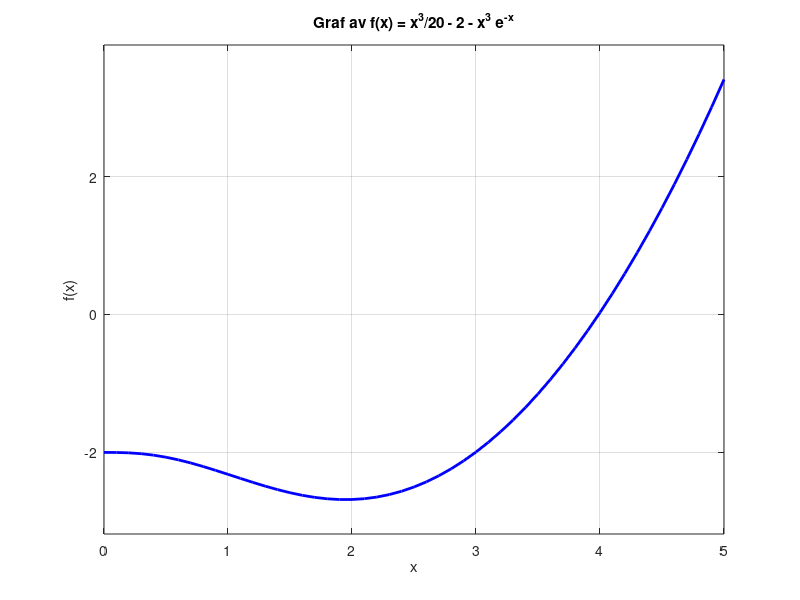

Recreate this plot in MATLAB.

% Välj ett lagom tätt steg för en jämn kurva
x = 0:0.1:5;        % tabellsteg 0.1

% Definiera funktionen och beräkna funktionsvärdena
f = (x.^3)./20 - 2 - (x.^3).*exp(-x);

% Rita grafen
plot(x, f, 'b-', 'LineWidth', 2)
grid on

% Lägg till rubrik och axelbeteckningar
title('Graf av f(x) = x^3/20 - 2 - x^3 e^{-x}')
xlabel('x')
ylabel('f(x)')

% Förtydliga axlarna (valfritt)
xlim([0 5])
ylim([min(f)-0.5  max(f)+0.5])